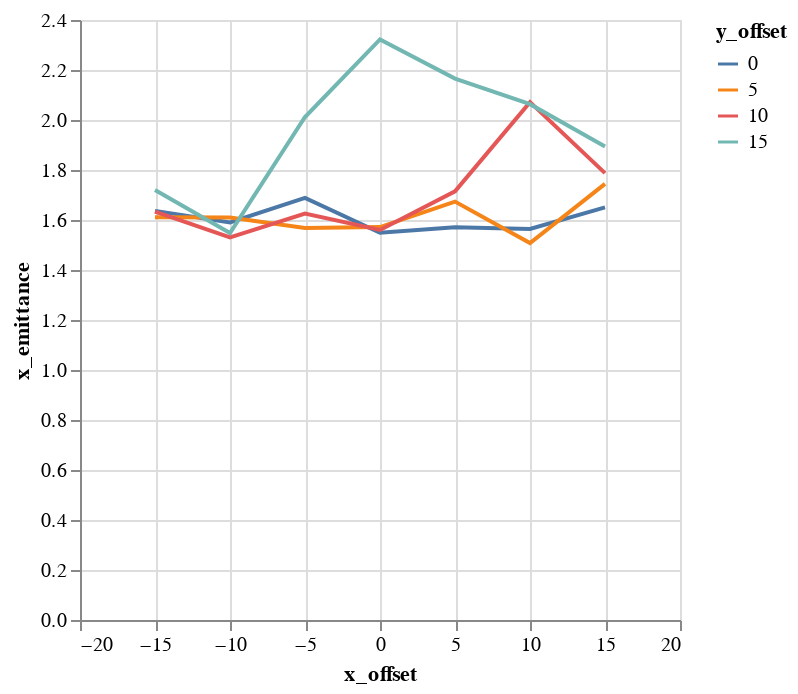

Notebook code cell kept with this figure:
### Markdown cell above
## Plots

### Code cell
alt.Chart(emit_df).mark_line().encode(
    color='y_offset:N',
    x='x_offset',
    y='x_emittance',
)

### Figure 1 — Vega-Lite specification as saved in the notebook (floating-point values rounded to 4 significant figures)
{"$schema": "https://vega.github.io/schema/vega-lite/v1.2.1.json", "data": {"values": [{"losses": 0, "relbeta": 0.002309, "sourceID": 16777222, "sourceName": "x_-15_y_0", "x_emittance": 1.637, "x_emittance_rel": 1.01, "x_norm_emittance": 0.003778, "x_offset": -15, "y_emittance": 1.571, "y_emittance_rel": 0.9991, "y_norm_emittance": 0.003627, "y_offset": 0}, {"losses": 0, "relbeta": 0.002309, "sourceID": 16777229, "sourceName": "x_-15_y_5", "x_emittance": 1.611, "x_emittance_rel": 1.011, "x_norm_emittance": 0.00372, "x_offset": -15, "y_emittance": 1.591, "y_emittance_rel": 0.9983, "y_norm_emittance": 0.003673, "y_offset": 5}, {"losses": 0, "relbeta": 0.002309, "sourceID": 16777236, "sourceName": "x_-15_y_10", "x_emittance": 1.634, "x_emittance_rel": 1.01, "x_norm_emittance": 0.003771, "x_offset": -15, "y_emittance": 1.601, "y_emittance_rel": 1.003, "y_norm_emittance": 0.003697, "y_offset": 10}, {"losses": 0, "relbeta": 0.002309, "sourceID": 16777243, "sourceName": "x_-15_y_15", "x_emittance": 1.72, "x_emittance_rel": 1.029, "x_norm_emittance": 0.003971, "x_offset": -15, "y_emittance": 1.682, "y_emittance_rel": 1.012, "y_norm_emittance": 0.003883, "y_offset": 15}, {"losses": 0, "relbeta": 0.002309, "sourceID": 16777220, "sourceName": "x_-10_y_0", "x_emittance": 1.591, "x_emittance_rel": 0.999, "x_norm_emittance": 0.003672, "x_offset": -10, "y_emittance": 1.559, "y_emittance_rel": 1.004, "y_norm_emittance": 0.003598, "y_offset": 0}, {"losses": 0, "relbeta": 0.002309, "sourceID": 16777227, "sourceName": "x_-10_y_5", "x_emittance": 1.61, "x_emittance_rel": 0.9983, "x_norm_emittance": 0.003717, "x_offset": -10, "y_emittance": 1.591, "y_emittance_rel": 1.007, "y_norm_emittance": 0.003672, "y_offset": 5}, {"losses": 0, "relbeta": 0.002309, "sourceID": 16777234, "sourceName": "x_-10_y_10", "x_emittance": 1.531, "x_emittance_rel": 1.03, "x_norm_emittance": 0.003534, "x_offset": -10, "y_emittance": 1.717, "y_emittance_rel": 1.031, "y_norm_emittance": 0.003964, "y_offset": 10}, {"losses": 0, "relbeta": 0.002309, "sourceID": 16777241, "sourceName": "x_-10_y_15", "x_emittance": 1.548, "x_emittance_rel": 1.067, "x_norm_emittance": 0.003573, "x_offset": -10, "y_emittance": 1.704, "y_emittance_rel": 1.043, "y_norm_emittance": 0.003934, "y_offset": 15}, {"losses": 0, "relbeta": 0.002309, "sourceID": 16777218, "sourceName": "x_-5_y_0", "x_emittance": 1.689, "x_emittance_rel": 1.007, "x_norm_emittance": 0.003899, "x_offset": -5, "y_emittance": 1.727, "y_emittance_rel": 1.005, "y_norm_emittance": 0.003987, "y_offset": 0}, {"losses": 0, "relbeta": 0.002309, "sourceID": 16777225, "sourceName": "x_-5_y_5", "x_emittance": 1.568, "x_emittance_rel": 1.029, "x_norm_emittance": 0.00362, "x_offset": -5, "y_emittance": 1.669, "y_emittance_rel": 1.027, "y_norm_emittance": 0.003854, "y_offset": 5}, {"losses": 0, "relbeta": 0.002309, "sourceID": 16777232, "sourceName": "x_-5_y_10", "x_emittance": 1.626, "x_emittance_rel": 1.076, "x_norm_emittance": 0.003753, "x_offset": -5, "y_emittance": 1.663, "y_emittance_rel": 1.076, "y_norm_emittance": 0.003838, "y_offset": 10}, {"losses": 0, "relbeta": 0.002309, "sourceID": 16777239, "sourceName": "x_-5_y_15", "x_emittance": 2.012, "x_emittance_rel": 1.189, "x_norm_emittance": 0.004645, "x_offset": -5, "y_emittance": 1.767, "y_emittance_rel": 1.174, "y_norm_emittance": 0.00408, "y_offset": 15}, {"losses": 0, "relbeta": 0.002309, "sourceID": 16777216, "sourceName": "x_0_y_0", "x_emittance": 1.549, "x_emittance_rel": 1.006, "x_norm_emittance": 0.003576, "x_offset": 0, "y_emittance": 1.542, "y_emittance_rel": 1.003, "y_norm_emittance": 0.00356, "y_offset": 0}, {"losses": 0, "relbeta": 0.002309, "sourceID": 16777223, "sourceName": "x_0_y_5", "x_emittance": 1.572, "x_emittance_rel": 1.02, "x_norm_emittance": 0.003629, "x_offset": 0, "y_emittance": 1.597, "y_emittance_rel": 1.04, "y_norm_emittance": 0.003686, "y_offset": 5}, {"losses": 0, "relbeta": 0.002309, "sourceID": 16777230, "sourceName": "x_0_y_10", "x_emittance": 1.56, "x_emittance_rel": 1.112, "x_norm_emittance": 0.003602, "x_offset": 0, "y_emittance": 1.649, "y_emittance_rel": 1.118, "y_norm_emittance": 0.003807, "y_offset": 10}, {"losses": 0, "relbeta": 0.002309, "sourceID": 16777237, "sourceName": "x_0_y_15", "x_emittance": 2.322, "x_emittance_rel": 1.314, "x_norm_emittance": 0.005362, "x_offset": 0, "y_emittance": 2.174, "y_emittance_rel": 1.348, "y_norm_emittance": 0.005018, "y_offset": 15}, {"losses": 0, "relbeta": 0.002309, "sourceID": 16777217, "sourceName": "x_5_y_0", "x_emittance": 1.571, "x_emittance_rel": 1.014, "x_norm_emittance": 0.003627, "x_offset": 5, "y_emittance": 1.691, "y_emittance_rel": 1.01, "y_norm_emittance": 0.003905, "y_offset": 0}, {"losses": 0, "relbeta": 0.002309, "sourceID": 16777224, "sourceName": "x_5_y_5", "x_emittance": 1.674, "x_emittance_rel": 1.045, "x_norm_emittance": 0.003864, "x_offset": 5, "y_emittance": 1.529, "y_emittance_rel": 1.037, "y_norm_emittance": 0.003529, "y_offset": 5}, {"losses": 0, "relbeta": 0.002309, "sourceID": 16777231, "sourceName": "x_5_y_10", "x_emittance": 1.714, "x_emittance_rel": 1.172, "x_norm_emittance": 0.003958, "x_offset": 5, "y_emittance": 1.706, "y_emittance_rel": 1.071, "y_norm_emittance": 0.00394, "y_offset": 10}, {"losses": 0, "relbeta": 0.002309, "sourceID": 16777238, "sourceName": "x_5_y_15", "x_emittance": 2.166, "x_emittance_rel": 1.355, "x_norm_emittance": 0.005, "x_offset": 5, "y_emittance": 2.082, "y_emittance_rel": 1.322, "y_norm_emittance": 0.004806, "y_offset": 15}, {"losses": 0, "relbeta": 0.002309, "sourceID": 16777219, "sourceName": "x_10_y_0", "x_emittance": 1.564, "x_emittance_rel": 1.03, "x_norm_emittance": 0.003611, "x_offset": 10, "y_emittance": 1.614, "y_emittance_rel": 1.009, "y_norm_emittance": 0.003725, "y_offset": 0}, {"losses": 0, "relbeta": 0.002309, "sourceID": 16777226, "sourceName": "x_10_y_5", "x_emittance": 1.508, "x_emittance_rel": 1.042, "x_norm_emittance": 0.003481, "x_offset": 10, "y_emittance": 1.512, "y_emittance_rel": 1.003, "y_norm_emittance": 0.00349, "y_offset": 5}, {"losses": 0, "relbeta": 0.002309, "sourceID": 16777233, "sourceName": "x_10_y_10", "x_emittance": 2.071, "x_emittance_rel": 1.188, "x_norm_emittance": 0.004782, "x_offset": 10, "y_emittance": 1.804, "y_emittance_rel": 1.119, "y_norm_emittance": 0.004164, "y_offset": 10}, {"losses": 0, "relbeta": 0.002309, "sourceID": 16777240, "sourceName": "x_10_y_15", "x_emittance": 2.063, "x_emittance_rel": 1.312, "x_norm_emittance": 0.004764, "x_offset": 10, "y_emittance": 1.865, "y_emittance_rel": 1.234, "y_norm_emittance": 0.004306, "y_offset": 15}, {"losses": 0, "relbeta": 0.002309, "sourceID": 16777221, "sourceName": "x_15_y_0", "x_emittance": 1.65, "x_emittance_rel": 1.101, "x_norm_emittance": 0.00381, "x_offset": 15, "y_emittance": 1.586, "y_emittance_rel": 1.005, "y_norm_emittance": 0.003662, "y_offset": 0}, {"losses": 0, "relbeta": 0.002309, "sourceID": 16777228, "sourceName": "x_15_y_5", "x_emittance": 1.744, "x_emittance_rel": 1.11, "x_norm_emittance": 0.004027, "x_offset": 15, "y_emittance": 1.502, "y_emittance_rel": 1.011, "y_norm_emittance": 0.003468, "y_offset": 5}, {"losses": 0, "relbeta": 0.002309, "sourceID": 16777235, "sourceName": "x_15_y_10", "x_emittance": 1.787, "x_emittance_rel": 1.102, "x_norm_emittance": 0.004127, "x_offset": 15, "y_emittance": 1.727, "y_emittance_rel": 1.069, "y_norm_emittance": 0.003987, "y_offset": 10}, {"losses": 0, "relbeta": 0.002309, "sourceID": 16777242, "sourceName": "x_15_y_15", "x_emittance": 1.894, "x_emittance_rel": 1.25, "x_norm_emittance": 0.004373, "x_offset": 15, "y_emittance": 1.922, "y_emittance_rel": 1.211, "y_norm_emittance": 0.004438, "y_offset": 15}]}, "encoding": {"color": {"field": "y_offset", "type": "nominal"}, "x": {"field": "x_offset", "type": "quantitative"}, "y": {"field": "x_emittance", "type": "quantitative"}}, "mark": "line"}
